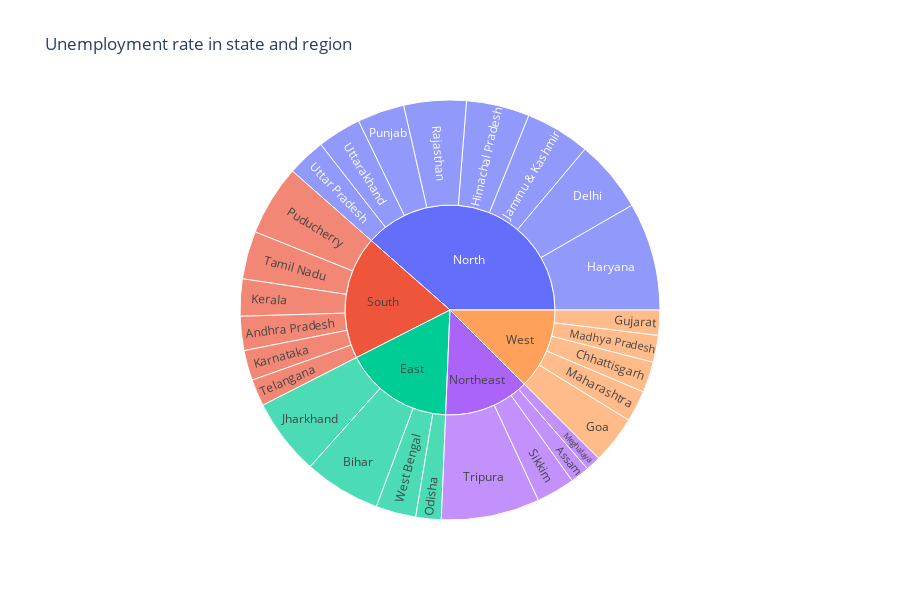

Notebook source saved alongside this figure:
### Code cell
# --- Explication de cette cellule ---
fig = px.sunburst(unemployment,path=['region','state'],values='estimated unemployment rate',
                 title ='Unemployment rate in state and region',height=600)
fig.show()

### Figure 1 — Plotly figure (JSON) as saved in the notebook; plotly's stock layout.template omitted (floating-point values rounded to 4 significant figures)
{"data": [{"branchvalues": "total", "domain": {"x": [0, 1], "y": [0, 1]}, "hovertemplate": "labels=%{label}<br>estimated unemployment rate=%{value}<br>parent=%{parent}<br>id=%{id}<extra></extra>", "ids": ["South/Andhra Pradesh", "Northeast/Assam", "East/Bihar", "West/Chhattisgarh", "North/Delhi", "West/Goa", "West/Gujarat", "North/Haryana", "North/Himachal Pradesh", "North/Jammu & Kashmir", "East/Jharkhand", "South/Karnataka", "South/Kerala", "West/Madhya Pradesh", "West/Maharashtra", "Northeast/Meghalaya", "East/Odisha", "South/Puducherry", "North/Punjab", "North/Rajasthan", "Northeast/Sikkim", "South/Tamil Nadu", "South/Telangana", "Northeast/Tripura", "North/Uttar Pradesh", "North/Uttarakhand", "East/West Bengal", "East", "North", "Northeast", "South", "West"], "labels": ["Andhra Pradesh", "Assam", "Bihar", "Chhattisgarh", "Delhi", "Goa", "Gujarat", "Haryana", "Himachal Pradesh", "Jammu & Kashmir", "Jharkhand", "Karnataka", "Kerala", "Madhya Pradesh", "Maharashtra", "Meghalaya", "Odisha", "Puducherry", "Punjab", "Rajasthan", "Sikkim", "Tamil Nadu", "Telangana", "Tripura", "Uttar Pradesh", "Uttarakhand", "West Bengal", "East", "North", "Northeast", "South", "West"], "name": "", "parents": ["South", "Northeast", "East", "West", "North", "West", "West", "North", "North", "North", "East", "South", "South", "West", "West", "Northeast", "East", "South", "North", "North", "Northeast", "South", "South", "Northeast", "North", "North", "East", "", "", "", "", ""], "type": "sunburst", "values": [8.664, 4.856, 19.47, 7.819, 18.41, 12.17, 6.376, 27.48, 16.07, 16.48, 19.54, 7.668, 9.434, 6.854, 7.979, 3.866, 6.462, 17.94, 11.98, 15.87, 9.793, 12.19, 6.833, 25.05, 9.737, 11.16, 10.19, 55.66, 127.2, 43.57, 62.73, 41.2]}], "layout": {"height": 600, "legend": {"tracegroupgap": 0}, "title": {"text": "Unemployment rate in state and region"}}}
